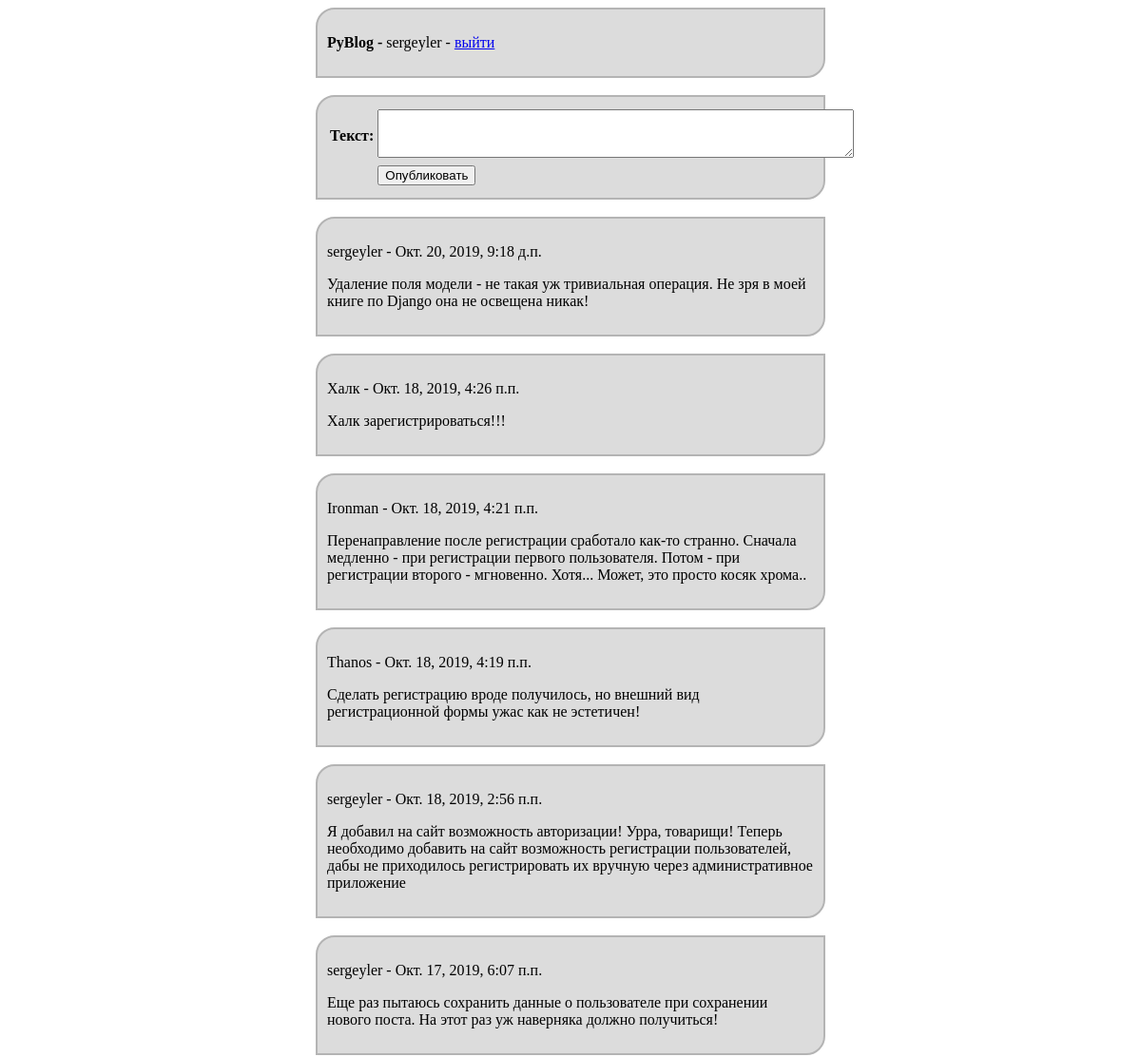
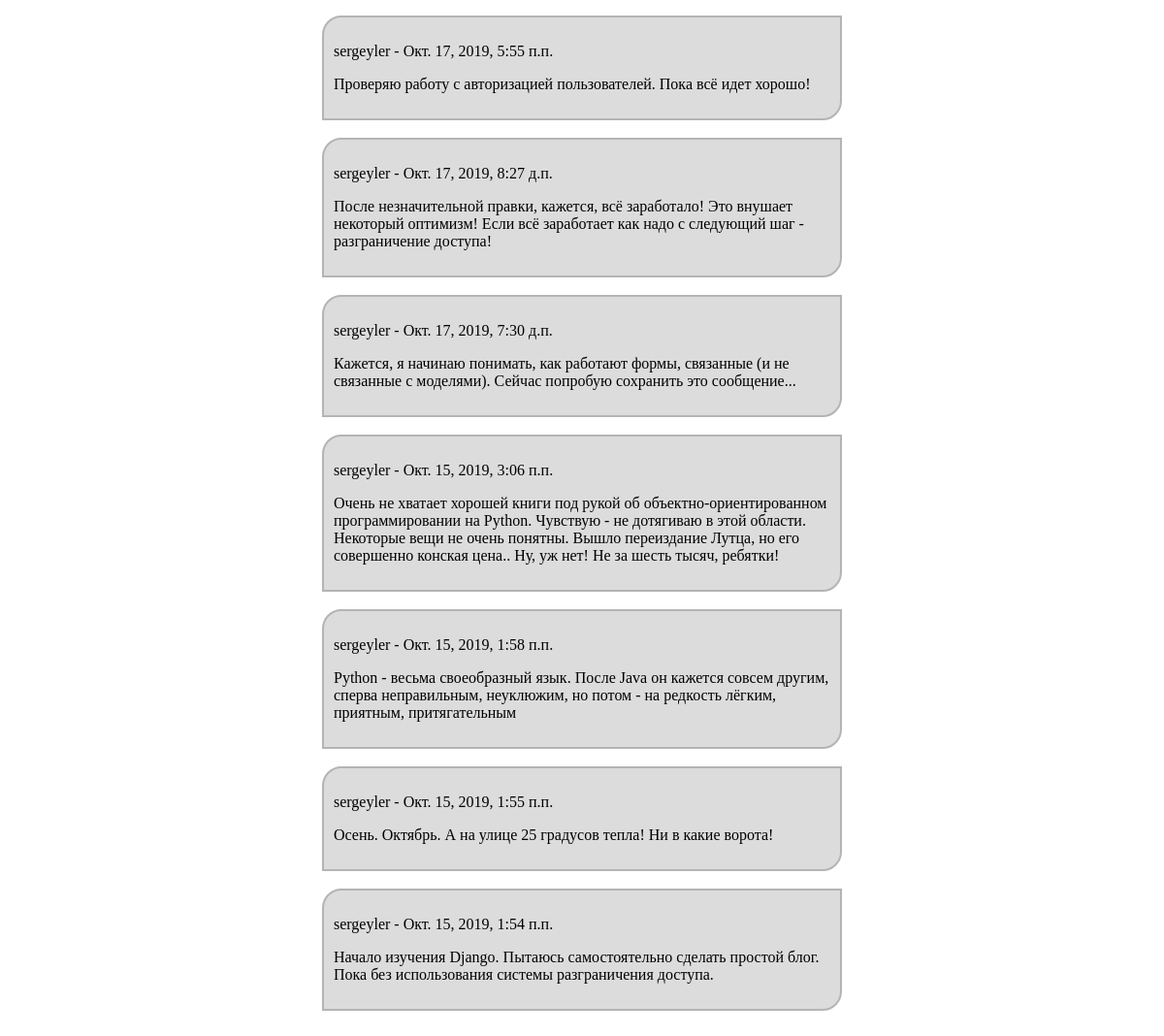
Page /topics_list/ (signed in) on the committed database (2 pictures, top to bottom).
### main/models.py (models this page shows)
class Topic(models.Model):
    content = TextField(max_length=2048, verbose_name='Текст')
    published = DateTimeField(auto_now_add=True, verbose_name='Опубликовано')
    creator = ForeignKey(User, on_delete=models.SET_NULL, verbose_name='Опубликовал', null=True)
    class Meta:
        verbose_name = 'Запись блога'
        verbose_name_plural = 'Записи блога'
        ordering = ['published']

### main/views.py (the view)
# urls.py: path('topics_list/', topics_list_controller, name='index'),
def topics_list_controller(request):
    topics = Topic.objects.order_by('-published')
    context = {'topics': topics}
    if request.method == 'POST':
        form = TopicForm(request.POST)
        if form.is_valid():
            new_topic = form.save(commit=False)
            new_topic.creator = request.user
            new_topic.save()
    if request.user.is_authenticated:
        form = TopicForm()
        context['form'] = form
    return render(request, 'main/topics_list.html', context)

### main/forms.py
class TopicForm(forms.ModelForm):
    class Meta:
        model = Topic
        fields = ['content']
        labels = {'content': 'Текст'}
        widgets = {'content': forms.Textarea(attrs={'rows': 3, 'cols': 60})}

### main/templates/main/topics_list.html (shortened to what this page needs)
{% extends 'layout/basic.html' %}
{% block header %}
    <div class="block">
        <p>
            <b>PyBlog - </b>
            {% if user.is_authenticated %}
                {{ user }} - <a href={% url 'logout' %}>выйти</a>
            {% else %}
                <a href={% url 'login' %}>войти</a> или <a href={% url 'register' %}>зарегистрироваться</a>
            {% endif %}
        </p>
    </div>
    <br>
{% endblock %}
{% block publisher %}
    {% if user.is_authenticated %}
        <div class="block">
            <form method="post">
                <table>{{ form.as_table }}
                    <tr>
                        <td></td>
                        <td><input type="submit" name="submit" value="Опубликовать"></td>
                    </tr>
                </table>
            </form>
        </div>
        <br>
    {% endif %}
{% endblock %}
{% block content %}
    {% for topic in topics %}
        <div class='block'>
            <p>
                {{ topic.creator }} - {{ topic.published }}
            </p>
            <p>{{ topic.content }}</p>
        </div>
        <br>
    {% endfor %}
{% endblock %}

### main/static/main/style.css (style rules this page uses)
div.block { background-color: RGB(220, 220, 220); border-top-left-radius: 20px; border-bottom-right-radius: 20px; border: 2px solid RGB(180,180,180); padding: 10px; margin-left: auto; margin-right: auto; width: 32em }

### rows in the picture
Topic: creator "sergeyler", published "Окт. 20, 2019, 9:18 д.п.", content "Удаление поля модели - не такая уж тривиальная операция. Не зря в моей книге по Django она не освещена никак!"
Topic: creator "Халк", published "Окт. 18, 2019, 4:26 п.п.", content "Халк зарегистрироваться!!!"
Topic: creator "Ironman", published "Окт. 18, 2019, 4:21 п.п.", content "Перенаправление после регистрации сработало как-то странно. Сначала медленно - при регистрации первого пользователя. Потом - при регистрации второго - мгновенно. Хотя... Может, это просто косяк хрома.."
Topic: creator "Thanos", published "Окт. 18, 2019, 4:19 п.п.", content "Сделать регистрацию вроде получилось, но внешний вид регистрационной формы ужас как не эстетичен!"
Topic: creator "sergeyler", published "Окт. 18, 2019, 2:56 п.п.", content "Я добавил на сайт возможность авторизации! Урра, товарищи! Теперь необходимо добавить на сайт возможность регистрации пользователей, дабы не приходилось регистрировать их вручную через административное приложение"
Topic: creator "sergeyler", published "Окт. 17, 2019, 6:07 п.п.", content "Еще раз пытаюсь сохранить данные о пользователе при сохранении нового поста. На этот раз уж наверняка должно получиться!"
Topic: creator "sergeyler", published "Окт. 17, 2019, 5:55 п.п.", content "Проверяю работу с авторизацией пользователей. Пока всё идет хорошо!"
Topic: creator "sergeyler", published "Окт. 17, 2019, 8:27 д.п.", content "После незначительной правки, кажется, всё заработало! Это внушает некоторый оптимизм! Если всё заработает как надо с следующий шаг - разграничение доступа!"
Topic: creator "sergeyler", published "Окт. 17, 2019, 7:30 д.п.", content "Кажется, я начинаю понимать, как работают формы, связанные (и не связанные с моделями). Сейчас попробую сохранить это сообщение..."
Topic: creator "sergeyler", published "Окт. 15, 2019, 3:06 п.п.", content "Очень не хватает хорошей книги под рукой об объектно-ориентированном программировании на Python. Чувствую - не дотягиваю в этой области. Некоторые вещи не очень понятны. Вышло переиздание Лутца, но его совершенно конская цена.. Ну, уж нет! Не за шесть тысяч, ребятки!"
Topic: creator "sergeyler", published "Окт. 15, 2019, 1:58 п.п.", content "Python - весьма своеобразный язык. После Java он кажется совсем другим, сперва неправильным, неуклюжим, но потом - на редкость лёгким, приятным, притягательным"
Topic: creator "sergeyler", published "Окт. 15, 2019, 1:55 п.п.", content "Осень. Октябрь. А на улице 25 градусов тепла! Ни в какие ворота!"
Topic: creator "sergeyler", published "Окт. 15, 2019, 1:54 п.п.", content "Начало изучения Django. Пытаюсь самостоятельно сделать простой блог. Пока без использования системы разграничения доступа."

### other values in the picture
{{ user }} "sergeyler"
